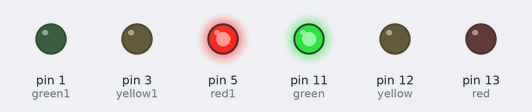
Recording of a sketch running on a simulated Arduino Uno, built with avr-gcc and run on an emulated ATmega328P. Parts: output pins drawn as LEDs (lit = HIGH).

Above: at 4.5 s.
At 15.5 s:
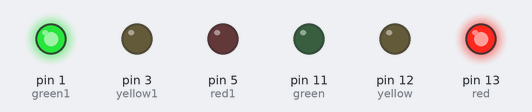
At 21.0 s:
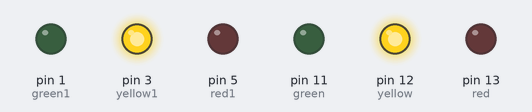
Timing chart, 0 to 28.6 s (numbered marks = the images above):
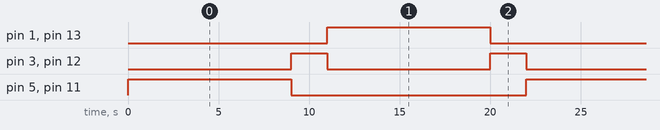

Measured:
- by itself, pin 1 (green1), pin 5 (red1), pin 11 (green), pin 13 (red): alternates HIGH for 9.0 s and LOW for 13.0 s
- by itself, pin 3 (yellow1), pin 12 (yellow): alternates HIGH for 2.0 s and LOW for 9.0 s
- by itself, everything shown: repeats every 22.0 s, in 4 steps

The sketch:

ampurira1.ino
```cpp
int red=13;
int yellow=12;
int green =11;
int green1 =1;
int yellow1 =3;
int red1 =5;

void setup(){
  pinMode(green,OUTPUT);
  pinMode(yellow,OUTPUT);
  pinMode(red,OUTPUT);
  pinMode(green1,OUTPUT);
  pinMode(yellow1,OUTPUT);
  pinMode(red1,OUTPUT);
}

void loop(){
 digitalWrite(green,HIGH);
 digitalWrite(red1,HIGH);
 digitalWrite(green1,LOW);
 digitalWrite(red,LOW);
 digitalWrite(yellow,LOW);
 digitalWrite(yellow1,LOW);
 delay(9000);


  digitalWrite(yellow, HIGH);
  digitalWrite(yellow1,HIGH);
  digitalWrite(green, LOW);
  digitalWrite(green1,LOW);
  digitalWrite(red,LOW);
  digitalWrite(red1,LOW);
  delay(2000);


  digitalWrite(red, HIGH);
  digitalWrite(green1,HIGH);
  digitalWrite(red1,LOW);
  digitalWrite(green,LOW);
  digitalWrite(yellow1,LOW);
  digitalWrite(yellow,LOW);
  delay(9000);

  digitalWrite(red,LOW);
  digitalWrite(green,LOW);
  digitalWrite(red1,LOW);
  digitalWrite(yellow,HIGH);
  digitalWrite(green1,LOW);
  digitalWrite(yellow1,HIGH);
  delay(2000);


}
```
